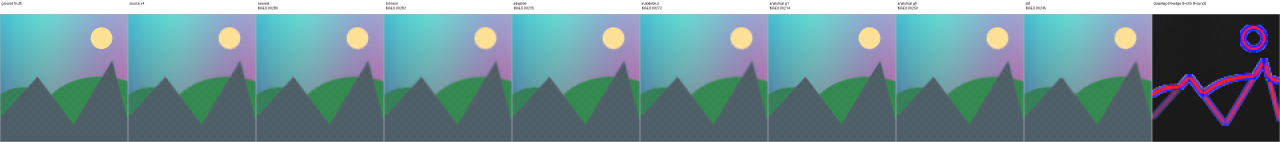
#> input picture comparison_sheets/comparison_photoish.webp, 3840 x 426 px (shown at 1/3 size)
$ python -i autodeblur_ablate.py   (imports and definitions only)
#> lines starting #> are read from the running program, lines starting #| are printed output that depends on the picture; after the words box and inside, x2 and y2 are one past the last pixel; in counts of white or black regions, pixels touching at a corner belong together
#!/usr/bin/env python3
"""
Autodeblur A/B Feature Ablation Tool
=====================================
Systematically disables autodeblur features and measures the effect on
reconstruction quality and artifact metrics.

Usage:
  python3 autodeblur_ablate.py [image.webp ...] [--scale 2] [--output-dir results/]

Each "feature set" is a combination of env vars passed to celup_lab.
The tool runs celup_lab with each feature set, then computes:
  - MSE vs source (2x downsample then upsample)
  - PSNR, SSIM
  - Artifact metrics: speckle score, ringing score, staircase score

Feature sets (each disables one group from the baseline):
  baseline          — all features enabled (current merge1 defaults)
  no_amp            — CELUP_NOAMP=1    (disable narrow-feature amplitude restoration)
  no_terrace        — CELUP_NOTER=1    (disable terrace cleanup)
  no_dip            — CELUP_NODIP=1    (disable dip/line-class claim)
  no_peel           — CELUP_NOPEEL=1   (disable contour peeling)
  no_z              — CELUP_NOZ=1      (disable erf-gain map)
  no_trust          — CDG=0,1          (disable trust gates, let everything through)
  tight_trust       — CDG=0.01,0.05    (tighter trust gates)
  no_hull           — CELUP_NOHULL=1   (disable hull clamp)
  no_speckle        — CELUP_NOSPECKLE=1 (disable adaptive speckle suppression)
  method_push       — -D push          (force method 2 instead of auto)
  method_remap      — -D remap         (force method 1 instead of auto)
  method_analytical — -D analytical    (method 3, PCA gradient push)
"""

import argparse
import os
import subprocess
import sys
import json
import numpy as np
from pathlib import Path
from PIL import Image

# ---------------------------------------------------------------------------
# Feature sets — each is a dict of env vars (+ optional extra CLI args)
# ---------------------------------------------------------------------------
FEATURE_SETS = {
    "baseline": {
        "env": {},
        "extra_args": [],
        "desc": "All features enabled (current merge1 defaults)",
    },
    "no_amp": {
        "env": {"CELUP_NOAMP": "1"},
        "extra_args": [],
        "desc": "Disable narrow-feature amplitude restoration",
    },
    "no_terrace": {
        "env": {"CELUP_NOTER": "1"},
        "extra_args": [],
        "desc": "Disable terrace cleanup",
    },
    "no_dip": {
        "env": {"CELUP_NODIP": "1"},
        "extra_args": [],
        "desc": "Disable dip/line-class claim",
    },
    "no_peel": {
        "env": {"CELUP_NOPEEL": "1"},
        "extra_args": [],
        "desc": "Disable contour peeling",
    },
    "no_z": {
        "env": {"CELUP_NOZ": "1"},
        "extra_args": [],
        "desc": "Disable erf-gain map (ZM)",
    },
    "no_hull": {
        "env": {"CELUP_NOHULL": "1"},
        "extra_args": [],
        "desc": "Disable hull clamp (allow output to leave observed colour range)",
    },
    "no_speckle": {
        "env": {"CELUP_NOSPECKLE": "1"},
        "extra_args": [],
        "desc": "Disable adaptive speckle suppression in base render",
    },
    "no_trust": {
        "env": {"CDG": "0,1"},
        "extra_args": [],
        "desc": "Disable trust gates (CDG=0,1 lets everything through)",
    },
    "tight_trust": {
        "env": {"CDG": "0.01,0.05"},
        "extra_args": [],
        "desc": "Tighter trust gates (CDG=0.01,0.05)",
    },
    "method_push": {
        "env": {},
        "extra_args": ["-D", "push"],
        "desc": "Force method 2 (push) instead of auto",
    },
    "method_remap": {
        "env": {},
        "extra_args": ["-D", "remap"],
        "desc": "Force method 1 (remap) instead of auto",
    },
    "method_analytical": {
        "env": {},
        "extra_args": ["-D", "analytical"],
        "desc": "Method 3 (PCA gradient push / analog)",
    },
}

# ---------------------------------------------------------------------------
# Artifact metrics
# ---------------------------------------------------------------------------

def compute_speckle_score(img_arr):
    """
    Speckle detection: isolated pixels that differ significantly from their
    3x3 neighborhood median.  Returns (fraction_of_speckle_pixels, mean_speckle_magnitude).

    A high fraction means lots of isolated noise/artifacts.
    """
    from scipy.ndimage import median_filter
    gray = np.mean(img_arr[:, :, :3].astype(np.float32), axis=2)
    med = median_filter(gray, size=3)
    diff = np.abs(gray - med)
    # A pixel is "speckle" if it differs from the 3x3 median by more than 8
    speckle_mask = diff > 8.0
    fraction = speckle_mask.mean()
    mean_mag = diff[speckle_mask].mean() if speckle_mask.any() else 0.0
    return fraction, mean_mag


def compute_ringing_score(img_arr):
    """
    Ringing / halo detection: look for oscillations perpendicular to edges.
    Measure: Laplacian variance in a band around strong edges.

    High score = more ringing/overshoot.
    """
    from scipy.ndimage import laplace, sobel
    gray = np.mean(img_arr[:, :, :3].astype(np.float64), axis=2)
    # Edge map
    sx = sobel(gray, axis=1)
    sy = sobel(gray, axis=0)
    edge_mag = np.sqrt(sx**2 + sy**2)
    # Pixels near strong edges
    edge_mask = edge_mag > np.percentile(edge_mag, 95)
    # Dilate the mask by a few pixels (ringing band)
    from scipy.ndimage import binary_dilation
    ring_band = binary_dilation(edge_mask, iterations=3) & ~edge_mask
    # Laplacian in the ringing band
    lap = np.abs(laplace(gray))
    ring_score = lap[ring_band].mean() if ring_band.any() else 0.0
    return ring_score


def compute_staircase_score(img_arr):
    """
    Staircase detection: look for step-like patterns along diagonal edges.
    Measure: count transitions where the gradient direction is inconsistent
    with its neighbors (quantized diagonal instead of smooth).

    High score = more staircase artifacts.
    """
    gray = np.mean(img_arr[:, :, :3].astype(np.float64), axis=2)
    h, w = gray.shape
    if h < 4 or w < 4:
        return 0.0

    # Compute gradient direction at each pixel
    gx = np.diff(gray, axis=1)[:, :-1]  # (h, w-2)
    gy = np.diff(gray, axis=0)[:-1, :]  # (h-2, w)

    # We need them at the same size
    min_h = min(gx.shape[0], gy.shape[0]) - 1
    min_w = min(gx.shape[1], gy.shape[1]) - 1
    if min_h < 2 or min_w < 2:
        return 0.0

    gx = gx[:min_h, :min_w]
    gy = gy[:min_h, :min_w]

    mag = np.sqrt(gx**2 + gy**2) + 1e-8
    # Only consider pixels with significant gradient
    edge_mask = mag > np.percentile(mag, 75)

    # Angle of gradient
    angle = np.arctan2(gy, gx)

    # Check consistency of angle with neighbors
    angle_diff = np.zeros_like(angle)
    count = np.zeros_like(angle)
    for dy, dx in [(-1, 0), (1, 0), (0, -1), (0, 1)]:
        sy = slice(max(0, dy), min_h + min(0, dy))
        sx = slice(max(0, dx), min_w + min(0, dx))
        ty = slice(max(0, -dy), min_h + min(0, -dy))
        tx = slice(max(0, -dx), min_w + min(0, -dx))
        a1 = angle[sy, sx]
        a2 = angle[ty, tx]
        diff = np.abs(a1 - a2)
        diff = np.minimum(diff, 2 * np.pi - diff)  # wrap
        angle_diff[sy, sx] += diff
        count[sy, sx] += 1

    angle_diff = angle_diff / np.maximum(count, 1)
    # Staircase pixels: high angle inconsistency on edges
    staircase_mask = (angle_diff > 0.5) & edge_mask
    staircase_score = staircase_mask.mean()
    return staircase_score


def compute_halo_score(img_arr):
    """
    Halo detection: bright/dark overshoot bands adjacent to edges.
    Look for pixels just outside strong edges that are brighter than
    both the edge and the background.

    High score = more halo artifacts.
    """
    gray = np.mean(img_arr[:, :, :3].astype(np.float64), axis=2)
    from scipy.ndimage import sobel, binary_dilation, uniform_filter
    sx = sobel(gray, axis=1)
    sy = sobel(gray, axis=0)
    edge_mag = np.sqrt(sx**2 + sy**2)

    # Strong edge mask
    edge_mask = edge_mag > np.percentile(edge_mag, 90)
    # Band just outside edges
    outer_band = binary_dilation(edge_mask, iterations=2) & ~edge_mask

    # Local mean for context
    local_mean = uniform_filter(gray, size=5)

    # Halo: pixels in outer band that deviate significantly from local mean
    deviation = np.abs(gray - local_mean)
    halo_score = deviation[outer_band].mean() if outer_band.any() else 0.0
    return halo_score


def compute_all_metrics(img_arr, source_arr=None):
    """Compute all metrics for an upscaled image."""
    metrics = {}

    # Artifact metrics (don't need source)
    sp_frac, sp_mag = compute_speckle_score(img_arr)
    metrics["speckle_fraction"] = sp_frac
    metrics["speckle_magnitude"] = sp_mag

    metrics["ringing_score"] = compute_ringing_score(img_arr)
    metrics["staircase_score"] = compute_staircase_score(img_arr)
    metrics["halo_score"] = compute_halo_score(img_arr)

    # Quality metrics (need source — compare 2x downsample of output vs source)
    if source_arr is not None:
        oh, ow = img_arr.shape[:2]
        sh, sw = source_arr.shape[:2]
        scale = oh // sh
        if scale >= 1 and oh == sh * scale and ow == sw * scale:
            down = img_arr[::scale, ::scale]
            if down.shape[:2] == source_arr.shape[:2]:
                diff = down.astype(float) - source_arr.astype(float)
                mse = np.mean(diff**2)
                metrics["mse_vs_source"] = mse
                if mse > 0:
                    metrics["psnr_vs_source"] = 10.0 * np.log10(255.0**2 / mse)
                else:
                    metrics["psnr_vs_source"] = float("inf")

                # SSIM
                from skimage.metrics import structural_similarity as ssim
                metrics["ssim_vs_source"] = ssim(
                    source_arr[:, :, :3], down[:, :, :3],
                    channel_axis=2, data_range=255
                )

                # Pixel-identical fraction
                metrics["pct_identical"] = (np.abs(diff) == 0).mean() * 100
                metrics["max_diff"] = int(np.abs(diff).max())
                metrics["mean_diff"] = float(np.abs(diff).mean())

    return metrics


# ---------------------------------------------------------------------------
# Main
# ---------------------------------------------------------------------------

# [154 lines left out: function main, not called in this run]


# [2 lines not run here, left out]

>>> import cv2
>>> picture = cv2.imread('comparison_sheets/comparison_photoish.webp')
#> picture is the input picture: shape (426, 3840, 3); mean B, G, R 148.5, 142.2, 111
>>> result = compute_all_metrics(picture)
#> in compute_speckle_score, `speckle_mask = diff > 8.0`:
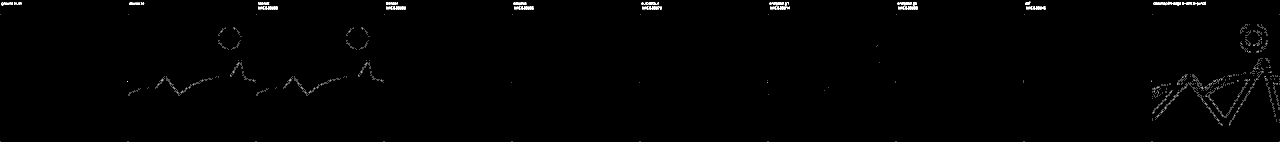
#> speckle_mask: shape (426, 3840) bool (shown at 1/3 size); 0.37% white in thin lines or dots
#> in compute_speckle_score, `fraction = speckle_mask.mean()`: fraction = 0.00372
#> in compute_speckle_score, `mean_mag = diff[speckle_mask].mean() if speckle_mask.any() else 0.0`: mean_mag = 98.04
#> in compute_all_metrics, `sp_frac, sp_mag = compute_speckle_score(img_arr)`: sp_frac = 0.00372; sp_mag = 98.04
#> in compute_ringing_score, `edge_mask = edge_mag > np.percentile(edge_mag, 95)`: edge_mask: shape (426, 3840) bool; 5% white; 99 white regions (54 under 20 px), largest, box (x1, y1, x2, y2) and area: (0, 41, 3840, 426) 63759, (3719, 73, 3805, 159) 1148, (1422, 80, 1491, 149) 935
#> in compute_ringing_score, `ring_band = binary_dilation(edge_mask, iterations=3) & ~edge_mask`:
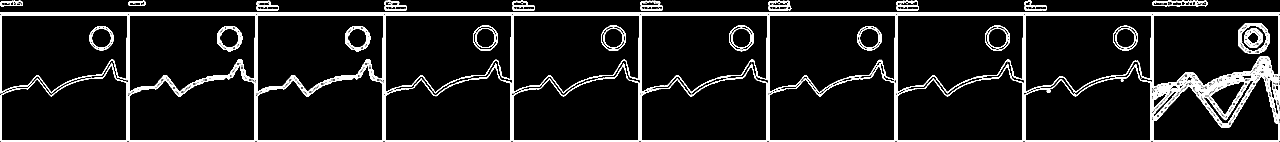
#> ring_band: shape (426, 3840) bool (shown at 1/3 size); 7.2% white; 735 white regions (657 under 20 px), largest, box (x1, y1, x2, y2) and area: (0, 38, 3840, 41) 11520, (3458, 175, 3838, 373) 8055, (386, 43, 768, 424) 7786
#> in compute_ringing_score, `ring_score = lap[ring_band].mean() if ring_band.any() else 0.0`: ring_score = 2.2
#> in compute_staircase_score, `edge_mask = mag > np.percentile(mag, 75)`: edge_mask: shape (423, 3837) bool; 21.5% white in thin lines or dots
#> the loop in compute_staircase_score, `for dy, dx in [(-1, 0), (1, 0), (0, -1), (0, 1)]:` made 4 passes
#> pass 1, in compute_staircase_score, `a2 = angle[ty, tx]`:
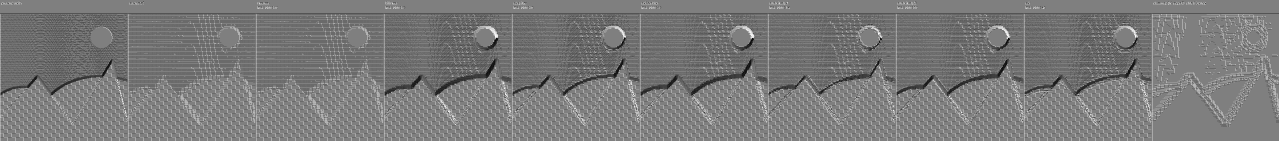
#> a2: shape (422, 3837) float64 (shown at 1/3 size); min -3.14, max 3.14, mean -0.127; drawn with min black and max white
#> after the loop in compute_staircase_score, `for dy, dx in [(-1, 0), (1, 0), (0, -1), (0, 1)]:`:
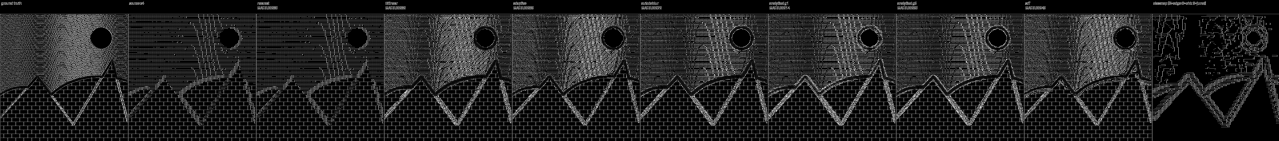
#> angle_diff: shape (423, 3837) float64 (shown at 1/3 size); min 0, max 12.57, mean 1.8; drawn with min black and max white
#> after the loop in compute_staircase_score, `for dy, dx in [(-1, 0), (1, 0), (0, -1), (0, 1)]:`:
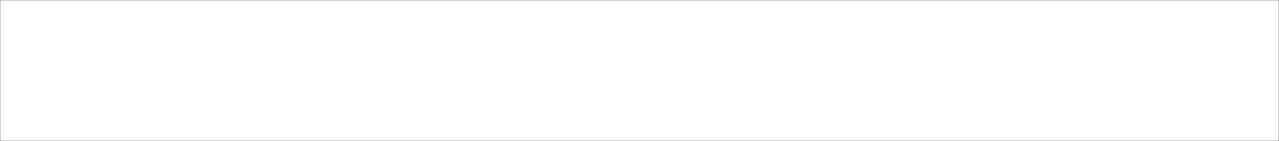
#> count: shape (423, 3837) float64 (shown at 1/3 size); min 2, max 4, mean 3.99; drawn with min black and max white
#> in compute_staircase_score, `staircase_mask = (angle_diff > 0.5) & edge_mask`:
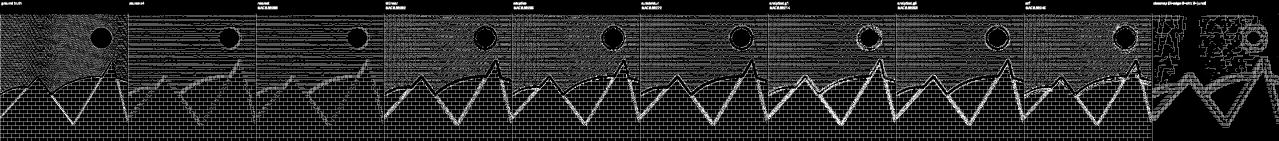
#> staircase_mask: shape (423, 3837) bool (shown at 1/3 size); 16.1% white in thin lines or dots
#> in compute_staircase_score, `staircase_score = staircase_mask.mean()`: staircase_score = 0.161
#> in compute_halo_score, `edge_mask = edge_mag > np.percentile(edge_mag, 90)`: edge_mask: shape (426, 3840) bool; 9.5% white; 483 white regions (412 under 20 px), largest, box (x1, y1, x2, y2) and area: (0, 41, 3840, 426) 128347, (3719, 73, 3805, 159) 3378, (1421, 79, 1495, 153) 1800
#> in compute_halo_score, `outer_band = binary_dilation(edge_mask, iterations=2) & ~edge_mask`: outer_band: shape (426, 3840) bool; 9.5% white in thin lines or dots
#> in compute_halo_score, `local_mean = uniform_filter(gray, size=5)`:
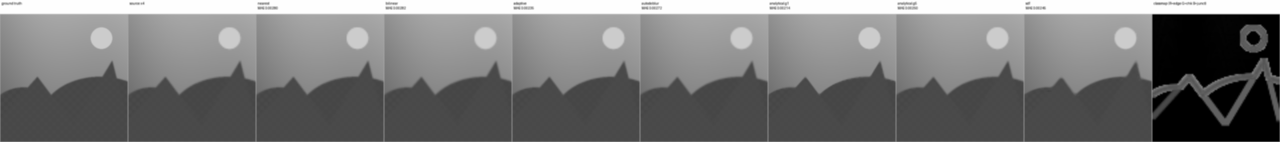
#> local_mean: shape (426, 3840) float64 (shown at 1/3 size); min 26, max 255, mean 133.9; drawn with min black and max white
#> in compute_halo_score, `halo_score = deviation[outer_band].mean() if outer_band.any() else 0.0`: halo_score = 2.96
#> result = {'speckle_fraction': 0.00372, 'speckle_magnitude': 98.04, 'ringing_score': 2.2, 'staircase_score': 0.161, 'halo_score': 2.96}
